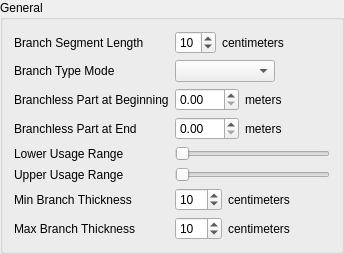
             <widget class="QGroupBox" name="groupBox_9">
              <property name="toolTip">
               <string>General settings about the currently selected branch type.</string>
              </property>
              <property name="title">
               <string>General</string>
              </property>
              <property name="flat">
               <bool>true</bool>
              </property>
              <layout class="QVBoxLayout" name="verticalLayout_23">
               <item>
                <layout class="QGridLayout" name="gridLayout_3">
                 <item row="6" column="2">
                  <widget class="QSlider" name="SliderUpperBound">
                   <property name="toolTip">
                    <string>&lt;html&gt;&lt;head/&gt;&lt;body&gt;&lt;p&gt;These two sliders define in which range along the parent branch a branch may be spawned at all.&lt;/p&gt;&lt;p&gt;By default the range is [0;1] meaning the branch type may be spawned all over the parent branch without restrictions.&lt;/p&gt;&lt;p&gt;However, by setting the &amp;quot;Lower Usage Range&amp;quot; to 0.5 branches of this type may only be spawned in the second half of the parent branch.&lt;/p&gt;&lt;p&gt;Conversely, setting the &amp;quot;Upper Usage Range&amp;quot; to 0.5 instead, would mean that branches of this type may only be spawned in the first half of the parent branch.&lt;/p&gt;&lt;/body&gt;&lt;/html&gt;</string>
                   </property>
                   <property name="maximum">
                    <number>100</number>
                   </property>
                   <property name="orientation">
                    <enum>Qt::Horizontal</enum>
                   </property>
                  </widget>
                 </item>
                 <item row="5" column="0">
                  <widget class="QLabel" name="label_30">
                   <property name="toolTip">
                    <string>&lt;html&gt;&lt;head/&gt;&lt;body&gt;&lt;p&gt;These two sliders define in which range along the parent branch a branch may be spawned at all.&lt;/p&gt;&lt;p&gt;By default the range is [0;1] meaning the branch type may be spawned all over the parent branch without restrictions.&lt;/p&gt;&lt;p&gt;However, by setting the &amp;quot;Lower Usage Range&amp;quot; to 0.5 branches of this type may only be spawned in the second half of the parent branch.&lt;/p&gt;&lt;p&gt;Conversely, setting the &amp;quot;Upper Usage Range&amp;quot; to 0.5 instead, would mean that branches of this type may only be spawned in the first half of the parent branch.&lt;/p&gt;&lt;/body&gt;&lt;/html&gt;</string>
                   </property>
                   <property name="text">
                    <string>Lower Usage Range</string>
                   </property>
                  </widget>
                 </item>
                 <item row="1" column="2">
                  <layout class="QHBoxLayout" name="horizontalLayout_5">
                   <item>
                    <widget class="QSpinBox" name="SpinBranchSegmentLength">
                     <property name="toolTip">
                      <string>&lt;html&gt;&lt;head/&gt;&lt;body&gt;&lt;p&gt;How long one segment of a branch of this type is (in full detail, before LODs are generated).&lt;/p&gt;&lt;p&gt;The segment length influences how detailed the tree can grow. Branches can only change their direction once per segment segment. That means the more segments there are, the more often a branch can change its direction. So for very short branches (like twigs) the segment length should be short.&lt;/p&gt;&lt;p&gt;However the number of segments also influences how much processing time is needed to generate a tree, and how detailed the tree is before the LOD computations take place. A tree with fewer segments can usually be edited with a better framerate and the generated meshes might be smaller (although that depends on the LOD settings and the actual curvature of the tree).&lt;/p&gt;&lt;p&gt;In general it is not recommended to change this setting unless you want to have branches be more winding than the predefined segment length allows. In that case slightly reduce the segment length until satisfied.&lt;/p&gt;&lt;/body&gt;&lt;/html&gt;</string>
                     </property>
                     <property name="buttonSymbols">
                      <enum>QAbstractSpinBox::UpDownArrows</enum>
                     </property>
                     <property name="correctionMode">
                      <enum>QAbstractSpinBox::CorrectToNearestValue</enum>
                     </property>
                     <property name="minimum">
                      <number>1</number>
                     </property>
                     <property name="maximum">
                      <number>50</number>
                     </property>
                     <property name="value">
                      <number>10</number>
                     </property>
                    </widget>
                   </item>
                   <item>
                    <widget class="QLabel" name="label_68">
                     <property name="toolTip">
                      <string>&lt;html&gt;&lt;head/&gt;&lt;body&gt;&lt;p&gt;How long one segment of a branch of this type is (in full detail, before LODs are generated).&lt;/p&gt;&lt;p&gt;The segment length influences how detailed the tree can grow. Branches can only change their direction once per segment segment. That means the more segments there are, the more often a branch can change its direction. So for very short branches (like twigs) the segment length should be short.&lt;/p&gt;&lt;p&gt;However the number of segments also influences how much processing time is needed to generate a tree, and how detailed the tree is before the LOD computations take place. A tree with fewer segments can usually be edited with a better framerate and the generated meshes might be smaller (although that depends on the LOD settings and the actual curvature of the tree).&lt;/p&gt;&lt;p&gt;In general it is not recommended to change this setting unless you want to have branches be more winding than the predefined segment length allows. In that case slightly reduce the segment length until satisfied.&lt;/p&gt;&lt;/body&gt;&lt;/html&gt;</string>
                     </property>
                     <property name="text">
                      <string>centimeters</string>
                     </property>
                    </widget>
                   </item>
                   <item>
                    <spacer name="horizontalSpacer_13">
                     <property name="orientation">
                      <enum>Qt::Horizontal</enum>
                     </property>
                     <property name="sizeHint" stdset="0">
                      <size>
                       <width>40</width>
                       <height>20</height>
                      </size>
                     </property>
                    </spacer>
                   </item>
                  </layout>
                 </item>
                 <item row="1" column="0">
                  <widget class="QLabel" name="label_48">
                   <property name="toolTip">
                    <string>&lt;html&gt;&lt;head/&gt;&lt;body&gt;&lt;p&gt;How long one segment of a branch of this type is (in full detail, before LODs are generated).&lt;/p&gt;&lt;p&gt;The segment length influences how detailed the tree can grow. Branches can only change their direction once per segment segment. That means the more segments there are, the more often a branch can change its direction. So for very short branches (like twigs) the segment length should be short.&lt;/p&gt;&lt;p&gt;However the number of segments also influences how much processing time is needed to generate a tree, and how detailed the tree is before the LOD computations take place. A tree with fewer segments can usually be edited with a better framerate and the generated meshes might be smaller (although that depends on the LOD settings and the actual curvature of the tree).&lt;/p&gt;&lt;p&gt;In general it is not recommended to change this setting unless you want to have branches be more winding than the predefined segment length allows. In that case slightly reduce the segment length until satisfied.&lt;/p&gt;&lt;/body&gt;&lt;/html&gt;</string>
                   </property>
                   <property name="text">
                    <string>Branch Segment Length</string>
                   </property>
                  </widget>
                 </item>
                 <item row="5" column="2">
                  <widget class="QSlider" name="SliderLowerBound">
                   <property name="toolTip">
                    <string>&lt;html&gt;&lt;head/&gt;&lt;body&gt;&lt;p&gt;These two sliders define in which range along the parent branch a branch may be spawned at all.&lt;/p&gt;&lt;p&gt;By default the range is [0;1] meaning the branch type may be spawned all over the parent branch without restrictions.&lt;/p&gt;&lt;p&gt;However, by setting the &amp;quot;Lower Usage Range&amp;quot; to 0.5 branches of this type may only be spawned in the second half of the parent branch.&lt;/p&gt;&lt;p&gt;Conversely, setting the &amp;quot;Upper Usage Range&amp;quot; to 0.5 instead, would mean that branches of this type may only be spawned in the first half of the parent branch.&lt;/p&gt;&lt;/body&gt;&lt;/html&gt;</string>
                   </property>
                   <property name="maximum">
                    <number>100</number>
                   </property>
                   <property name="orientation">
                    <enum>Qt::Horizontal</enum>
                   </property>
                  </widget>
                 </item>
                 <item row="6" column="0">
                  <widget class="QLabel" name="label_31">
                   <property name="toolTip">
                    <string>&lt;html&gt;&lt;head/&gt;&lt;body&gt;&lt;p&gt;These two sliders define in which range along the parent branch a branch may be spawned at all.&lt;/p&gt;&lt;p&gt;By default the range is [0;1] meaning the branch type may be spawned all over the parent branch without restrictions.&lt;/p&gt;&lt;p&gt;However, by setting the &amp;quot;Lower Usage Range&amp;quot; to 0.5 branches of this type may only be spawned in the second half of the parent branch.&lt;/p&gt;&lt;p&gt;Conversely, setting the &amp;quot;Upper Usage Range&amp;quot; to 0.5 instead, would mean that branches of this type may only be spawned in the first half of the parent branch.&lt;/p&gt;&lt;/body&gt;&lt;/html&gt;</string>
                   </property>
                   <property name="text">
                    <string>Upper Usage Range</string>
                   </property>
                  </widget>
                 </item>
                 <item row="4" column="2">
                  <layout class="QHBoxLayout" name="horizontalLayout_35">
                   <item>
                    <widget class="QDoubleSpinBox" name="SpinBranchlessPartEnd">
                     <property name="toolTip">
                      <string>&lt;html&gt;&lt;head/&gt;&lt;body&gt;&lt;p&gt;An absolute distance from the end of the branch, in which no sub-branches are spawned.&lt;/p&gt;&lt;p&gt;You can also use the &amp;quot;Relative Sub-Branch Length&amp;quot; curve to prevent branches in a certain range.&lt;/p&gt;&lt;/body&gt;&lt;/html&gt;</string>
                     </property>
                     <property name="maximum">
                      <double>100.000000000000000</double>
                     </property>
                     <property name="singleStep">
                      <double>0.100000000000000</double>
                     </property>
                    </widget>
                   </item>
                   <item>
                    <widget class="QLabel" name="label_70">
                     <property name="toolTip">
                      <string>&lt;html&gt;&lt;head/&gt;&lt;body&gt;&lt;p&gt;An absolute distance from the end of the branch, in which no sub-branches are spawned.&lt;/p&gt;&lt;p&gt;You can also use the &amp;quot;Relative Sub-Branch Length&amp;quot; curve to prevent branches in a certain range.&lt;/p&gt;&lt;/body&gt;&lt;/html&gt;</string>
                     </property>
                     <property name="text">
                      <string>meters</string>
                     </property>
                    </widget>
                   </item>
                   <item>
                    <spacer name="horizontalSpacer_26">
                     <property name="orientation">
                      <enum>Qt::Horizontal</enum>
                     </property>
                     <property name="sizeHint" stdset="0">
                      <size>
                       <width>40</width>
                       <height>20</height>
                      </size>
                     </property>
                    </spacer>
                   </item>
                  </layout>
                 </item>
                 <item row="3" column="0">
                  <widget class="QLabel" name="label">
                   <property name="toolTip">
                    <string>&lt;html&gt;&lt;head/&gt;&lt;body&gt;&lt;p&gt;An absolute distance from the beginning of the branch, in which no sub-branches are spawned.&lt;/p&gt;&lt;p&gt;You can also use the &amp;quot;Relative Sub-Branch Length&amp;quot; curve to prevent branches in a certain range.&lt;/p&gt;&lt;/body&gt;&lt;/html&gt;</string>
                   </property>
                   <property name="text">
                    <string>Branchless Part at Beginning</string>
                   </property>
                  </widget>
                 </item>
                 <item row="4" column="0">
                  <widget class="QLabel" name="label_47">
                   <property name="toolTip">
                    <string>&lt;html&gt;&lt;head/&gt;&lt;body&gt;&lt;p&gt;An absolute distance from the end of the branch, in which no sub-branches are spawned.&lt;/p&gt;&lt;p&gt;You can also use the &amp;quot;Relative Sub-Branch Length&amp;quot; curve to prevent branches in a certain range.&lt;/p&gt;&lt;/body&gt;&lt;/html&gt;</string>
                   </property>
                   <property name="text">
                    <string>Branchless Part at End</string>
                   </property>
                  </widget>
                 </item>
                 <item row="3" column="2">
                  <layout class="QHBoxLayout" name="horizontalLayout_34">
                   <item>
                    <widget class="QDoubleSpinBox" name="SpinBranchlessPartStart">
                     <property name="toolTip">
                      <string>&lt;html&gt;&lt;head/&gt;&lt;body&gt;&lt;p&gt;An absolute distance from the beginning of the branch, in which no sub-branches are spawned.&lt;/p&gt;&lt;p&gt;You can also use the &amp;quot;Relative Sub-Branch Length&amp;quot; curve to prevent branches in a certain range.&lt;/p&gt;&lt;/body&gt;&lt;/html&gt;</string>
                     </property>
                     <property name="maximum">
                      <double>100.000000000000000</double>
                     </property>
                     <property name="singleStep">
                      <double>0.100000000000000</double>
                     </property>
                    </widget>
                   </item>
                   <item>
                    <widget class="QLabel" name="label_69">
                     <property name="toolTip">
                      <string>&lt;html&gt;&lt;head/&gt;&lt;body&gt;&lt;p&gt;An absolute distance from the beginning of the branch, in which no sub-branches are spawned.&lt;/p&gt;&lt;p&gt;You can also use the &amp;quot;Relative Sub-Branch Length&amp;quot; curve to prevent branches in a certain range.&lt;/p&gt;&lt;/body&gt;&lt;/html&gt;</string>
                     </property>
                     <property name="text">
                      <string>meters</string>
                     </property>
                    </widget>
                   </item>
                   <item>
                    <spacer name="horizontalSpacer_25">
                     <property name="orientation">
                      <enum>Qt::Horizontal</enum>
                     </property>
                     <property name="sizeHint" stdset="0">
                      <size>
                       <width>40</width>
                       <height>20</height>
                      </size>
                     </property>
                    </spacer>
                   </item>
                  </layout>
                 </item>
                 <item row="7" column="2">
                  <layout class="QHBoxLayout" name="horizontalLayout_45">
                   <item>
                    <layout class="QHBoxLayout" name="horizontalLayout_57">
                     <item>
                      <widget class="QSpinBox" name="SpinMinBranchThickness">
                       <property name="toolTip">
                        <string>&lt;html&gt;&lt;head/&gt;&lt;body&gt;&lt;p&gt;The branches thickness is between 'Min Branch Thickness' and 'Max Branch Thickness'.&lt;/p&gt;&lt;p&gt;If a branch is supposed to be spawned on another branch, the thickness of that parent branch is evaluated at the spawn position. If that thickness is lower than the thickness of the about-to-be-spawned branch, no branch is spawned.&lt;/p&gt;&lt;p&gt;That means a branch will never be spawned on a too thin parent branch. This is also the case in manual editing mode.&lt;/p&gt;&lt;/body&gt;&lt;/html&gt;</string>
                       </property>
                       <property name="buttonSymbols">
                        <enum>QAbstractSpinBox::UpDownArrows</enum>
                       </property>
                       <property name="correctionMode">
                        <enum>QAbstractSpinBox::CorrectToNearestValue</enum>
                       </property>
                       <property name="minimum">
                        <number>1</number>
                       </property>
                       <property name="maximum">
                        <number>500</number>
                       </property>
                       <property name="value">
                        <number>10</number>
                       </property>
                      </widget>
                     </item>
                     <item>
                      <widget class="QLabel" name="label_84">
                       <property name="toolTip">
                        <string>&lt;html&gt;&lt;head/&gt;&lt;body&gt;&lt;p&gt;The branches thickness is between 'Min Branch Thickness' and 'Max Branch Thickness'.&lt;/p&gt;&lt;p&gt;If a branch is supposed to be spawned on another branch, the thickness of that parent branch is evaluated at the spawn position. If that thickness is lower than the thickness of the about-to-be-spawned branch, no branch is spawned.&lt;/p&gt;&lt;p&gt;That means a branch will never be spawned on a too thin parent branch. This is also the case in manual editing mode.&lt;/p&gt;&lt;/body&gt;&lt;/html&gt;</string>
                       </property>
                       <property name="text">
                        <string>centimeters</string>
                       </property>
                      </widget>
                     </item>
                     <item>
                      <spacer name="horizontalSpacer_43">
                       <property name="orientation">
                        <enum>Qt::Horizontal</enum>
                       </property>
                       <property name="sizeHint" stdset="0">
                        <size>
                         <width>40</width>
                         <height>20</height>
                        </size>
                       </property>
                      </spacer>
                     </item>
                    </layout>
                   </item>
                  </layout>
                 </item>
                 <item row="8" column="0">
                  <widget class="QLabel" name="label_83">
                   <property name="toolTip">
                    <string>&lt;html&gt;&lt;head/&gt;&lt;body&gt;&lt;p&gt;The branches thickness is between 'Min Branch Thickness' and 'Max Branch Thickness'.&lt;/p&gt;&lt;p&gt;If a branch is supposed to be spawned on another branch, the thickness of that parent branch is evaluated at the spawn position. If that thickness is lower than the thickness of the about-to-be-spawned branch, no branch is spawned.&lt;/p&gt;&lt;p&gt;That means a branch will never be spawned on a too thin parent branch. This is also the case in manual editing mode.&lt;/p&gt;&lt;/body&gt;&lt;/html&gt;</string>
                   </property>
                   <property name="text">
                    <string>Max Branch Thickness</string>
                   </property>
                  </widget>
                 </item>
                 <item row="7" column="0">
                  <widget class="QLabel" name="label_82">
                   <property name="toolTip">
                    <string>&lt;html&gt;&lt;head/&gt;&lt;body&gt;&lt;p&gt;The branches thickness is between 'Min Branch Thickness' and 'Max Branch Thickness'.&lt;/p&gt;&lt;p&gt;If a branch is supposed to be spawned on another branch, the thickness of that parent branch is evaluated at the spawn position. If that thickness is lower than the thickness of the about-to-be-spawned branch, no branch is spawned.&lt;/p&gt;&lt;p&gt;That means a branch will never be spawned on a too thin parent branch. This is also the case in manual editing mode.&lt;/p&gt;&lt;/body&gt;&lt;/html&gt;</string>
                   </property>
                   <property name="text">
                    <string>Min Branch Thickness</string>
                   </property>
                  </widget>
                 </item>
                 <item row="8" column="2">
                  <layout class="QHBoxLayout" name="horizontalLayout_59">
                   <item>
                    <widget class="QSpinBox" name="SpinMaxBranchThickness">
                     <property name="toolTip">
                      <string>&lt;html&gt;&lt;head/&gt;&lt;body&gt;&lt;p&gt;The branches thickness is between 'Min Branch Thickness' and 'Max Branch Thickness'.&lt;/p&gt;&lt;p&gt;If a branch is supposed to be spawned on another branch, the thickness of that parent branch is evaluated at the spawn position. If that thickness is lower than the thickness of the about-to-be-spawned branch, no branch is spawned.&lt;/p&gt;&lt;p&gt;That means a branch will never be spawned on a too thin parent branch. This is also the case in manual editing mode.&lt;/p&gt;&lt;/body&gt;&lt;/html&gt;</string>
                     </property>
                     <property name="buttonSymbols">
                      <enum>QAbstractSpinBox::UpDownArrows</enum>
                     </property>
                     <property name="correctionMode">
                      <enum>QAbstractSpinBox::CorrectToNearestValue</enum>
                     </property>
                     <property name="minimum">
                      <number>1</number>
                     </property>
                     <property name="maximum">
                      <number>500</number>
                     </property>
                     <property name="value">
                      <number>10</number>
                     </property>
                    </widget>
                   </item>
                   <item>
                    <widget class="QLabel" name="label_86">
                     <property name="toolTip">
                      <string>&lt;html&gt;&lt;head/&gt;&lt;body&gt;&lt;p&gt;The branches thickness is between 'Min Branch Thickness' and 'Max Branch Thickness'.&lt;/p&gt;&lt;p&gt;If a branch is supposed to be spawned on another branch, the thickness of that parent branch is evaluated at the spawn position. If that thickness is lower than the thickness of the about-to-be-spawned branch, no branch is spawned.&lt;/p&gt;&lt;p&gt;That means a branch will never be spawned on a too thin parent branch. This is also the case in manual editing mode.&lt;/p&gt;&lt;/body&gt;&lt;/html&gt;</string>
                     </property>
                     <property name="text">
                      <string>centimeters</string>
                     </property>
                    </widget>
                   </item>
                   <item>
                    <spacer name="horizontalSpacer_45">
                     <property name="orientation">
                      <enum>Qt::Horizontal</enum>
                     </property>
                     <property name="sizeHint" stdset="0">
                      <size>
                       <width>40</width>
                       <height>20</height>
                      </size>
                     </property>
                    </spacer>
                   </item>
                  </layout>
                 </item>
                 <item row="2" column="0">
                  <widget class="QLabel" name="label_90">
                   <property name="text">
                    <string>Branch Type Mode</string>
                   </property>
                  </widget>
                 </item>
                 <item row="2" column="2">
                  <layout class="QHBoxLayout" name="horizontalLayout_65">
                   <item>
                    <widget class="QComboBox" name="ComboBranchTypeMode">
                     <property name="minimumSize">
                      <size>
                       <width>100</width>
                       <height>0</height>
                      </size>
                     </property>
                    </widget>
                   </item>
                   <item>
                    <spacer name="horizontalSpacer_53">
                     <property name="orientation">
                      <enum>Qt::Horizontal</enum>
                     </property>
                     <property name="sizeHint" stdset="0">
                      <size>
                       <width>40</width>
                       <height>20</height>
                      </size>
                     </property>
                    </spacer>
                   </item>
                  </layout>
                 </item>
                </layout>
               </item>
              </layout>
             </widget>
